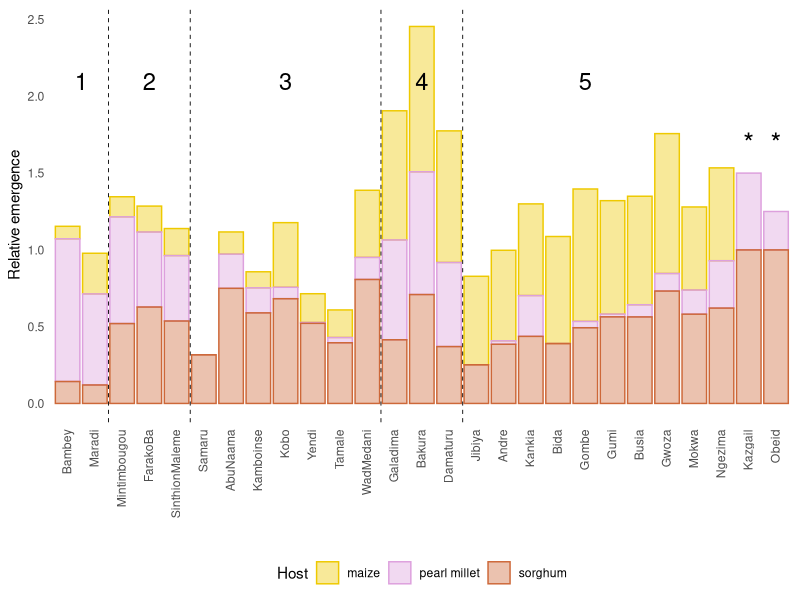

Write R code to recreate this figure. (Note: this script raises an error after producing the figure.)
##2.26.20
##determine correlation b/w relative emergence and crop area harvested

library(ggdendro)
library(dplyr)
library(ggplot2)
library(tidyr)
library(cowplot)

setwd('/Users/emilywork/Documents/GitHub/StrigaMacroecologyMS')

################  load gps points for experimental studies
meta <- read.csv('SI.dat.1.30.20.csv')
meta <- subset(meta, emergence != "NA") # 27 localities

############## fig for relative emergence. 
tmp <- meta %>% select(locality, emergence, host) %>% group_by(locality, host) %>% summarize(emg = mean(emergence))
tmp2 <- tmp %>% group_by(locality) %>% summarize(total=sum(emg))
tmp3 <- inner_join(tmp, tmp2)

tmp3$locality <- factor(tmp3$locality, levels = c("Bambey", "Maradi", "Mintimbougou","FarakoBa","SinthionMaleme","Samaru","AbuNaama","Kamboinse","Kobo","Yendi","Tamale","WadMedani","Galadima","Bakura","Damaturu","Jibiya","Andre","Kankia","Bida","Gombe","Gumi","Busia","Gwoza","Mokwa","Ngezima","Kazgail","Obeid"))

p <- ggplot(tmp3, aes(x=locality, y=emg, col=host, fill=host)) + geom_bar(position="stack", stat="identity", alpha=0.4) +theme_minimal()+ scale_colour_manual(values=c('gold2','plum','sienna3'), labels=c("maize", "pearl millet","sorghum"), name="Host") + scale_fill_manual(values=c('gold2','plum','sienna3'), labels=c("maize", "pearl millet","sorghum"), name="Host")+ theme(axis.text.x=element_text(angle=90, vjust=0.4, hjust=1), legend.position="bottom",panel.grid.major = element_blank(),panel.grid.minor = element_blank()) + ylab("Relative emergence") + xlab("")
p <- p + geom_vline(xintercept=2.5, lwd=0.3, lty=2) + geom_vline(xintercept=5.5, lwd=0.3, lty=2) + geom_vline(xintercept=12.5, lwd=0.3, lty=2) +  geom_vline(xintercept=15.5, lwd=0.3, lty=2) + annotate('text', x=26, y = 1.7, label="*", size=7)+ annotate('text', x=27, y = 1.7, label="*", size=7) + annotate('text', x=1.5, y=2.1, label="1", size=6) + annotate('text', x=4, y=2.1, label="2", size=6)+ annotate('text', x=9, y=2.1, label="3", size=6)+ annotate('text', x=20, y=2.1, label="5", size=6)+ annotate('text', x=14, y=2.1, label="4", size=6)

host.df <- as.data.frame(as.data.frame(tmp) %>% pivot_wider(id_cols=c(locality,host), names_from= host,values_from=emg))
host.df <- subset(host.df, maize!="NA")
row.names(host.df) <- host.df$locality
dd <- as.dist(1-cor(t(host.df[,2:4])))
hc <- hclust(dd, method="complete")

q <- ggdendrogram(hc,  labels=F) + geom_hline(yintercept=0.5, lty=2) + ylim(c(0,2.2)) + xlim(c(0.5,27)) + theme_dendro()

pdf(file="SpecializationFig.pdf", height=3, width=6.8)
plot_grid(q, p,labels=c('A','B'), nrow = 2)
dev.off()
